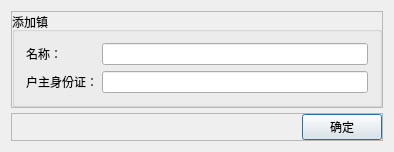
<?xml version="1.0" encoding="UTF-8"?>
<ui version="4.0">
 <class>MultAddDialog</class>
 <widget class="QDialog" name="MultAddDialog">
  <property name="geometry">
   <rect>
    <x>0</x>
    <y>0</y>
    <width>394</width>
    <height>132</height>
   </rect>
  </property>
  <property name="sizePolicy">
   <sizepolicy hsizetype="Preferred" vsizetype="Preferred">
    <horstretch>0</horstretch>
    <verstretch>0</verstretch>
   </sizepolicy>
  </property>
  <property name="maximumSize">
   <size>
    <width>16777215</width>
    <height>16777215</height>
   </size>
  </property>
  <property name="windowTitle">
   <string>MultAddDialog</string>
  </property>
  <layout class="QVBoxLayout" name="verticalLayout">
   <property name="spacing">
    <number>5</number>
   </property>
   <item>
    <widget class="QFrame" name="frame">
     <property name="frameShape">
      <enum>QFrame::StyledPanel</enum>
     </property>
     <property name="frameShadow">
      <enum>QFrame::Raised</enum>
     </property>
     <layout class="QGridLayout" name="gridLayout">
      <property name="leftMargin">
       <number>0</number>
      </property>
      <property name="topMargin">
       <number>0</number>
      </property>
      <property name="rightMargin">
       <number>0</number>
      </property>
      <property name="bottomMargin">
       <number>0</number>
      </property>
      <item row="0" column="0">
       <widget class="QGroupBox" name="groupBox">
        <property name="title">
         <string>添加镇</string>
        </property>
        <layout class="QGridLayout" name="gridLayout_2">
         <item row="1" column="0">
          <layout class="QHBoxLayout" name="horizontalLayout_2">
           <item>
            <widget class="QLabel" name="label_2">
             <property name="sizePolicy">
              <sizepolicy hsizetype="Fixed" vsizetype="Preferred">
               <horstretch>0</horstretch>
               <verstretch>0</verstretch>
              </sizepolicy>
             </property>
             <property name="minimumSize">
              <size>
               <width>70</width>
               <height>0</height>
              </size>
             </property>
             <property name="maximumSize">
              <size>
               <width>70</width>
               <height>16777215</height>
              </size>
             </property>
             <property name="text">
              <string>户主身份证：</string>
             </property>
            </widget>
           </item>
           <item>
            <widget class="QLineEdit" name="lineEdit_2">
             <property name="focusPolicy">
              <enum>Qt::StrongFocus</enum>
             </property>
            </widget>
           </item>
          </layout>
         </item>
         <item row="0" column="0">
          <layout class="QHBoxLayout" name="horizontalLayout">
           <item>
            <widget class="QLabel" name="label">
             <property name="sizePolicy">
              <sizepolicy hsizetype="Fixed" vsizetype="Preferred">
               <horstretch>0</horstretch>
               <verstretch>0</verstretch>
              </sizepolicy>
             </property>
             <property name="minimumSize">
              <size>
               <width>70</width>
               <height>0</height>
              </size>
             </property>
             <property name="maximumSize">
              <size>
               <width>70</width>
               <height>16777215</height>
              </size>
             </property>
             <property name="text">
              <string>名称：</string>
             </property>
            </widget>
           </item>
           <item>
            <widget class="QLineEdit" name="lineEdit"/>
           </item>
          </layout>
         </item>
        </layout>
       </widget>
      </item>
     </layout>
    </widget>
   </item>
   <item>
    <widget class="QFrame" name="frame_2">
     <property name="frameShape">
      <enum>QFrame::StyledPanel</enum>
     </property>
     <property name="frameShadow">
      <enum>QFrame::Raised</enum>
     </property>
     <layout class="QHBoxLayout" name="horizontalLayout_3" stretch="0,0">
      <property name="spacing">
       <number>0</number>
      </property>
      <property name="leftMargin">
       <number>0</number>
      </property>
      <property name="topMargin">
       <number>0</number>
      </property>
      <property name="rightMargin">
       <number>0</number>
      </property>
      <property name="bottomMargin">
       <number>0</number>
      </property>
      <item>
       <spacer name="horizontalSpacer">
        <property name="orientation">
         <enum>Qt::Horizontal</enum>
        </property>
        <property name="sizeHint" stdset="0">
         <size>
          <width>40</width>
          <height>20</height>
         </size>
        </property>
       </spacer>
      </item>
      <item>
       <widget class="QPushButton" name="pushButton">
        <property name="sizePolicy">
         <sizepolicy hsizetype="Preferred" vsizetype="Fixed">
          <horstretch>0</horstretch>
          <verstretch>0</verstretch>
         </sizepolicy>
        </property>
        <property name="text">
         <string>确定</string>
        </property>
       </widget>
      </item>
     </layout>
    </widget>
   </item>
  </layout>
 </widget>
 <layoutdefault spacing="6" margin="11"/>
 <resources/>
 <connections/>
</ui>
